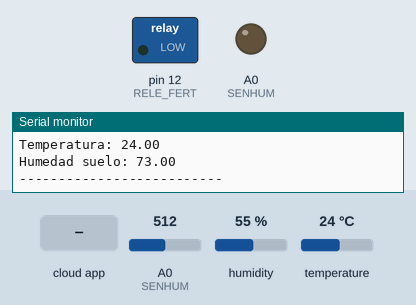
Bench run of a sketch on a simulated Arduino Uno, built with avr-gcc and run on an emulated ATmega328P. Shown: switched loads named in the sketch (green lamp = pin HIGH), output pins drawn as LEDs (lit = HIGH), the last lines printed to the serial monitor. The test bench sets the inputs (shaded band); at power-on: A0 (SENHUM) = 512, humidity 55 %, temperature 24 °C.

Above: at 2.7 s.
2.8 s: the phone or cloud app sets bombaagua to 0
At 12.2 s:
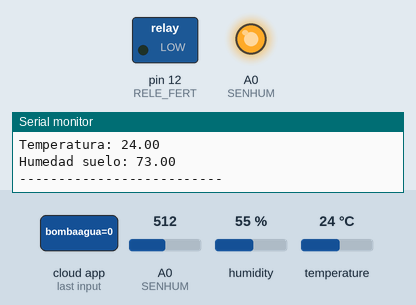
13.2 s: the phone or cloud app sets bombafert to 0
At 22.6 s:
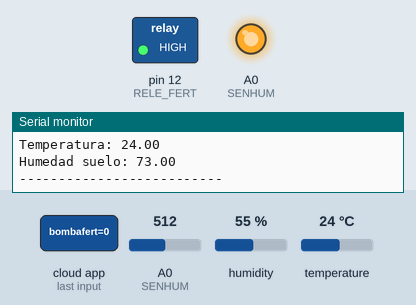
23.3 s: the phone or cloud app sets bombaagua to 1
At 33.1 s:
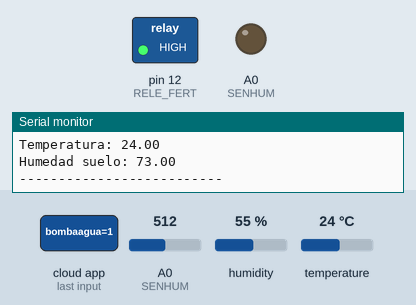
33.4 s: the phone or cloud app sets bombafert to 1
At 42.3 s:
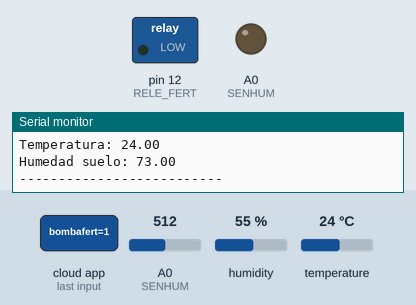
Timing chart, 0 to 43.8 s (numbered marks = the images above; inputs shaded):
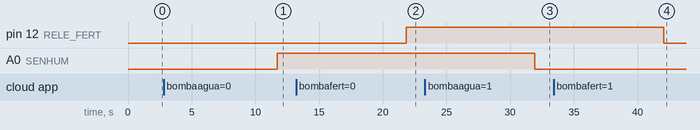

The sketch:

fantasyfarm_copy_20250217085753.ino
```cpp
// Me cago

#include "config.h"
#include "DHT.h"

#define DHTPIN 5
#define DHTTYPE DHT22   // DHT 22  (AM2302), AM2321
#define SENHUM A0
#define RELE_AGUA 14
#define RELE_FERT 12

// set up the 'digital' feed

AdafruitIO_Feed *temperaturaFeed = io.feed("temperatura");
AdafruitIO_Feed *humedadFeed = io.feed("humedad");
AdafruitIO_Feed *humedadSueloFeed = io.feed("humedadtierra");
AdafruitIO_Feed *bombaaguaFeed = io.feed("bombaagua");
AdafruitIO_Feed *bombafertFeed = io.feed("bombafert");

// Initialize DHT sensor.
// Note that older versions of this library took an optional third parameter to
// tweak the timings for faster processors.  This parameter is no longer needed
// as the current DHT reading algorithm adjusts itself to work on faster procs.

DHT dht(DHTPIN, DHTTYPE);

void setup() {

  // start the serial connection
  Serial.begin(115200);
  dht.begin();

  pinMode(RELE_AGUA, OUTPUT);
  pinMode(RELE_FERT, OUTPUT);
  // wait for serial monitor to open
  while(! Serial);

  // connect to io.adafruit.com
  Serial.print("Connecting to Adafruit IO");
  io.connect();

// set up a message handler for the 'relay' feed.
  // the handleMessage function (defined below)
  // will be called whenever a message is
  // received from adafruit io
  bombaaguaFeed->onMessage(handleMessage);
  bombafertFeed->onMessage(handleMessage1);
  // wait for a connection
  while(io.status() < AIO_CONNECTED) {
    Serial.print(".");
    yield();
    delay(500);
  }

  // we are connected
  Serial.println();
  Serial.println(io.statusText());

  // Get the last known value from the feed
  bombaaguaFeed->get();
  bombafertFeed->get();
  Serial.println("Bombas guardadas.");
}

void loop() {

  // io.run(); is required for all sketches.
  // it should always be present at the top of your loop
  // function. it keeps the client connected to
  // io.adafruit.com, and processes any incoming data.
  io.run();

  float h = dht.readHumidity();
  float t = dht.readTemperature();
  float f = analogRead(SENHUM);

  // Conversión lectura analogica en porcentaje.
  f = map(f, 1023, 330, 0, 100);

  // save the current state to the 'digital' feed on adafruit io
  Serial.print(F("Humedad ambiental: "));
  Serial.println(h);
  Serial.print(F("Temperatura: "));
  Serial.println(t);
  Serial.print(F("Humedad suelo: "));
  Serial.println(f);
  Serial.println("--------------------------");

  humedadFeed->save(h);
  temperaturaFeed->save(t);
  humedadSueloFeed->save(f);
  yield();
  delay(10000);
}

void handleMessage(AdafruitIO_Data *data) {

  Serial.print("Mensaje recibido en bomba de agua. ");
  Serial.println(data->toChar());

// Check to see if the morning scheduled trigger has executed
  if (strcmp(data->toChar(), "1") == 0) {
      Serial.println("Encendiendo bomba de agua. ");
      digitalWrite(RELE_AGUA, LOW);
  }
// Check to see if the evening scheduled action has executed
  else if (strcmp(data->toChar(), "0") == 0) {
      Serial.println("Apagando bomba de agua. ");
      digitalWrite(RELE_AGUA, HIGH);
  }
  else {
      Serial.println("Datos inesperados en bomba de agua. ");
  }
}

void handleMessage1(AdafruitIO_Data *data) {

  Serial.print("Mensaje recibido en bomba de fertilizante. ");
  Serial.println(data->toChar());

// Check to see if the morning scheduled trigger has executed
  if (strcmp(data->toChar(), "1") == 0) {
      Serial.println("Activando bomba fertilizante. ");
      digitalWrite(RELE_FERT, LOW);
  }
// Check to see if the evening scheduled action has executed
  else if (strcmp(data->toChar(), "0") == 0) {
      Serial.println("Desactivando bomba fertilizante. ");
      digitalWrite(RELE_FERT, HIGH);
  }
  else {
      Serial.println("Datos inesperados en bomba fertilizante. ");
  }
}
```

config.h
```cpp
/************************ Adafruit IO Config *******************************/

// visit io.adafruit.com if you need to create an account,
// or if you need your Adafruit IO key.
#define IO_USERNAME "YourUsername"
#define IO_KEY "YourKey"

/******************************* WIFI **************************************/

// the AdafruitIO_WiFi client will work with the following boards:
//   - HUZZAH ESP8266 Breakout -> https://www.adafruit.com/products/2471
//   - Feather HUZZAH ESP8266 -> https://www.adafruit.com/products/2821
//   - Feather HUZZAH ESP32 -> https://www.adafruit.com/product/3405
//   - Feather M0 WiFi -> https://www.adafruit.com/products/3010
//   - Feather WICED -> https://www.adafruit.com/products/3056
//   - Adafruit PyPortal -> https://www.adafruit.com/product/4116
//   - Adafruit Metro M4 Express AirLift Lite ->
//   https://www.adafruit.com/product/4000
//   - Adafruit AirLift Breakout -> https://www.adafruit.com/product/4201
//   - Adafruit AirLift Shield -> https://www.adafruit.com/product/4285
//   - Adafruit AirLift FeatherWing -> https://www.adafruit.com/product/4264

#define WIFI_SSID "YourSSID"
#define WIFI_PASS "YourPass"

// uncomment the following line if you are using airlift
//#define USE_AIRLIFT

// uncomment the following line if you are using winc1500
// #define USE_WINC1500

// uncomment the following line if you are using mrk1010 or nano 33 iot
//#define ARDUINO_SAMD_MKR1010

// comment out the following lines if you are using fona or ethernet
#include "AdafruitIO_WiFi.h"

#if defined(USE_AIRLIFT) || defined(ADAFRUIT_METRO_M4_AIRLIFT_LITE) ||         \
    defined(ADAFRUIT_PYPORTAL)
// Configure the pins used for the ESP32 connection
#if !defined(SPIWIFI_SS) // if the wifi definition isnt in the board variant
// Don't change the names of these #define's! they match the variant ones
#define SPIWIFI SPI
#define SPIWIFI_SS 10 // Chip select pin
#define NINA_ACK 9    // a.k.a BUSY or READY pin
#define NINA_RESETN 6 // Reset pin
#define NINA_GPIO0 -1 // Not connected
#endif
AdafruitIO_WiFi io(IO_USERNAME, IO_KEY, WIFI_SSID, WIFI_PASS, SPIWIFI_SS,
                   NINA_ACK, NINA_RESETN, NINA_GPIO0, &SPIWIFI);
#else
AdafruitIO_WiFi io(IO_USERNAME, IO_KEY, WIFI_SSID, WIFI_PASS);
#endif
/******************************* FONA **************************************/

// the AdafruitIO_FONA client will work with the following boards:
//   - Feather 32u4 FONA -> https://www.adafruit.com/product/3027

// uncomment the following two lines for 32u4 FONA,
// and comment out the AdafruitIO_WiFi client in the WIFI section
//#include "AdafruitIO_FONA.h"
//AdafruitIO_FONA io(IO_USERNAME, IO_KEY);

/**************************** ETHERNET ************************************/

// the AdafruitIO_Ethernet client will work with the following boards:
//   - Ethernet FeatherWing -> https://www.adafruit.com/products/3201

// uncomment the following two lines for ethernet,
// and comment out the AdafruitIO_WiFi client in the WIFI section
// #include "AdafruitIO_Ethernet.h"
// AdafruitIO_Ethernet io(IO_USERNAME, IO_KEY);
```

Measured:
- after the input at 2.8 s, A0 (SENHUM): LOW → HIGH after 8.9 s
- after the input at 13.2 s, pin 12 (RELE_FERT): LOW → HIGH after 8.6 s
- after the input at 23.3 s, A0 (SENHUM): HIGH → LOW after 8.6 s
- after the input at 33.4 s, pin 12 (RELE_FERT): HIGH → LOW after 8.6 s
